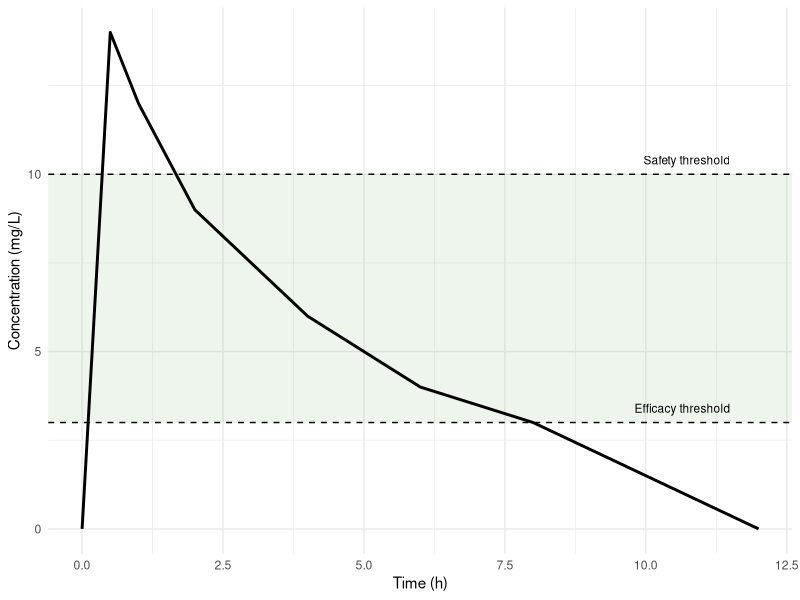

Generate this figure with R:
## ---- chunk 1
#| label: fig-therapeutic-window
#| fig-cap: "Concentration–time profile and the therapeutic window."
#| fig.align: "center"

tibble::tibble(
  time = c(0, 0.5, 1, 2, 4, 6, 8, 12), # h
  conc = c(0, 14, 12, 9, 6, 4, 3, 0) # mg/L (example)
) |>
  ggplot2::ggplot(ggplot2::aes(time, conc)) +
  ggplot2::annotate(
    # shaded window
    "rect",
    xmin = -Inf,
    xmax = Inf,
    ymin = 3,
    ymax = 10,
    alpha = 0.08,
    fill = "forestgreen"
  ) +
  ggplot2::geom_line(linewidth = 1) +
  ggplot2::geom_hline(yintercept = 3, linetype = "dashed") + # MEC
  ggplot2::geom_hline(yintercept = 10, linetype = "dashed") + # MTC
  ggplot2::labs(
    x = "Time (h)",
    y = "Concentration (mg/L)"
  ) +
  ggplot2::annotate(
    # labels
    "text",
    x = 11.5,
    y = 10.4,
    hjust = 1,
    label = "Safety threshold",
    size = 3
  ) +
  ggplot2::annotate(
    "text",
    x = 11.5,
    y = 3.4,
    hjust = 1,
    label = "Efficacy threshold",
    size = 3
  ) +
  ggplot2::theme_minimal()
